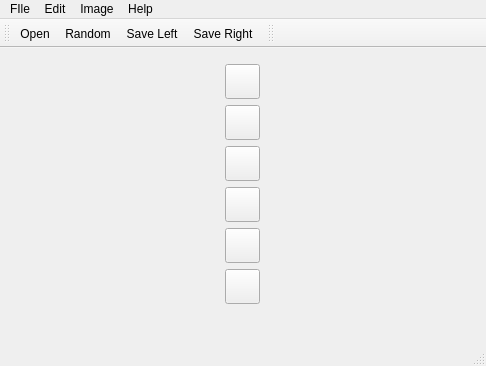
<?xml version="1.0" encoding="UTF-8"?>
<ui version="4.0">
 <class>MainWindow</class>
 <widget class="QMainWindow" name="MainWindow">
  <property name="geometry">
   <rect>
    <x>0</x>
    <y>0</y>
    <width>486</width>
    <height>366</height>
   </rect>
  </property>
  <property name="sizePolicy">
   <sizepolicy hsizetype="Minimum" vsizetype="Minimum">
    <horstretch>0</horstretch>
    <verstretch>0</verstretch>
   </sizepolicy>
  </property>
  <property name="minimumSize">
   <size>
    <width>0</width>
    <height>0</height>
   </size>
  </property>
  <property name="maximumSize">
   <size>
    <width>6000</width>
    <height>3590</height>
   </size>
  </property>
  <property name="windowTitle">
   <string>Piecasso</string>
  </property>
  <widget class="QWidget" name="centralWidget">
   <property name="sizePolicy">
    <sizepolicy hsizetype="Maximum" vsizetype="Maximum">
     <horstretch>0</horstretch>
     <verstretch>0</verstretch>
    </sizepolicy>
   </property>
   <layout class="QVBoxLayout" name="verticalLayout">
    <item>
     <layout class="QHBoxLayout" name="horizontalLayout">
      <property name="sizeConstraint">
       <enum>QLayout::SetDefaultConstraint</enum>
      </property>
      <item alignment="Qt::AlignHCenter|Qt::AlignTop">
       <widget class="QWidget" name="widget" native="true">
        <property name="sizePolicy">
         <sizepolicy hsizetype="Minimum" vsizetype="Minimum">
          <horstretch>0</horstretch>
          <verstretch>0</verstretch>
         </sizepolicy>
        </property>
        <property name="minimumSize">
         <size>
          <width>45</width>
          <height>256</height>
         </size>
        </property>
        <property name="maximumSize">
         <size>
          <width>45</width>
          <height>256</height>
         </size>
        </property>
        <layout class="QGridLayout" name="gridLayout">
         <property name="leftMargin">
          <number>5</number>
         </property>
         <property name="topMargin">
          <number>5</number>
         </property>
         <property name="rightMargin">
          <number>5</number>
         </property>
         <property name="bottomMargin">
          <number>5</number>
         </property>
         <property name="spacing">
          <number>6</number>
         </property>
         <item row="7" column="0">
          <widget class="QPushButton" name="polylineButton">
           <property name="minimumSize">
            <size>
             <width>35</width>
             <height>35</height>
            </size>
           </property>
           <property name="maximumSize">
            <size>
             <width>35</width>
             <height>35</height>
            </size>
           </property>
           <property name="text">
            <string/>
           </property>
           <property name="icon">
            <iconset>
             <normaloff>images/layer-shape-polyline.png</normaloff>images/layer-shape-polyline.png</iconset>
           </property>
           <property name="checkable">
            <bool>true</bool>
           </property>
          </widget>
         </item>
         <item row="8" column="0" alignment="Qt::AlignTop">
          <widget class="QPushButton" name="polygonButton">
           <property name="minimumSize">
            <size>
             <width>35</width>
             <height>35</height>
            </size>
           </property>
           <property name="maximumSize">
            <size>
             <width>35</width>
             <height>35</height>
            </size>
           </property>
           <property name="text">
            <string/>
           </property>
           <property name="icon">
            <iconset>
             <normaloff>images/layer-shape-polygon.png</normaloff>images/layer-shape-polygon.png</iconset>
           </property>
           <property name="checkable">
            <bool>true</bool>
           </property>
          </widget>
         </item>
         <item row="6" column="0">
          <widget class="QPushButton" name="lineButton">
           <property name="minimumSize">
            <size>
             <width>35</width>
             <height>35</height>
            </size>
           </property>
           <property name="maximumSize">
            <size>
             <width>35</width>
             <height>35</height>
            </size>
           </property>
           <property name="text">
            <string/>
           </property>
           <property name="icon">
            <iconset>
             <normaloff>images/layer-shape-line.png</normaloff>images/layer-shape-line.png</iconset>
           </property>
           <property name="checkable">
            <bool>true</bool>
           </property>
          </widget>
         </item>
         <item row="0" column="0" alignment="Qt::AlignLeft">
          <widget class="QPushButton" name="penButton">
           <property name="sizePolicy">
            <sizepolicy hsizetype="Fixed" vsizetype="Fixed">
             <horstretch>0</horstretch>
             <verstretch>0</verstretch>
            </sizepolicy>
           </property>
           <property name="minimumSize">
            <size>
             <width>35</width>
             <height>35</height>
            </size>
           </property>
           <property name="maximumSize">
            <size>
             <width>35</width>
             <height>35</height>
            </size>
           </property>
           <property name="text">
            <string/>
           </property>
           <property name="icon">
            <iconset>
             <normaloff>images/pencil.png</normaloff>images/pencil.png</iconset>
           </property>
           <property name="checkable">
            <bool>true</bool>
           </property>
          </widget>
         </item>
         <item row="1" column="0">
          <widget class="QPushButton" name="eraserButton">
           <property name="sizePolicy">
            <sizepolicy hsizetype="Fixed" vsizetype="Fixed">
             <horstretch>0</horstretch>
             <verstretch>0</verstretch>
            </sizepolicy>
           </property>
           <property name="minimumSize">
            <size>
             <width>35</width>
             <height>35</height>
            </size>
           </property>
           <property name="maximumSize">
            <size>
             <width>35</width>
             <height>35</height>
            </size>
           </property>
           <property name="text">
            <string/>
           </property>
           <property name="icon">
            <iconset>
             <normaloff>images/eraser.png</normaloff>images/eraser.png</iconset>
           </property>
           <property name="checkable">
            <bool>true</bool>
           </property>
          </widget>
         </item>
         <item row="5" column="0">
          <widget class="QPushButton" name="clearButton">
           <property name="sizePolicy">
            <sizepolicy hsizetype="Fixed" vsizetype="Fixed">
             <horstretch>0</horstretch>
             <verstretch>0</verstretch>
            </sizepolicy>
           </property>
           <property name="minimumSize">
            <size>
             <width>35</width>
             <height>35</height>
            </size>
           </property>
           <property name="maximumSize">
            <size>
             <width>35</width>
             <height>35</height>
            </size>
           </property>
           <property name="text">
            <string/>
           </property>
           <property name="icon">
            <iconset>
             <normaloff>images/broom.png</normaloff>images/broom.png</iconset>
           </property>
          </widget>
         </item>
        </layout>
       </widget>
      </item>
     </layout>
    </item>
   </layout>
  </widget>
  <widget class="QMenuBar" name="menuBar">
   <property name="geometry">
    <rect>
     <x>0</x>
     <y>0</y>
     <width>486</width>
     <height>23</height>
    </rect>
   </property>
   <widget class="QMenu" name="menuFIle">
    <property name="title">
     <string>FIle</string>
    </property>
    <addaction name="actionNewImage"/>
    <addaction name="actionOpenImage"/>
    <addaction name="actionSaveImage"/>
   </widget>
   <widget class="QMenu" name="menuEdit">
    <property name="title">
     <string>Edit</string>
    </property>
    <addaction name="actionCopy"/>
    <addaction name="separator"/>
   </widget>
   <widget class="QMenu" name="menuImage">
    <property name="title">
     <string>Image</string>
    </property>
    <addaction name="actionInvertColors"/>
    <addaction name="separator"/>
    <addaction name="actionFlipHorizontal"/>
    <addaction name="actionFlipVertical"/>
   </widget>
   <widget class="QMenu" name="menuHelp">
    <property name="title">
     <string>Help</string>
    </property>
   </widget>
   <addaction name="menuFIle"/>
   <addaction name="menuEdit"/>
   <addaction name="menuImage"/>
   <addaction name="menuHelp"/>
  </widget>
  <widget class="QStatusBar" name="statusBar"/>
  <widget class="QToolBar" name="fileToolbar">
   <property name="windowTitle">
    <string>toolBar</string>
   </property>
   <property name="autoFillBackground">
    <bool>false</bool>
   </property>
   <property name="iconSize">
    <size>
     <width>25</width>
     <height>25</height>
    </size>
   </property>
   <property name="toolButtonStyle">
    <enum>Qt::ToolButtonTextBesideIcon</enum>
   </property>
   <attribute name="toolBarArea">
    <enum>TopToolBarArea</enum>
   </attribute>
   <attribute name="toolBarBreak">
    <bool>false</bool>
   </attribute>
   <addaction name="actionOpenImage"/>
   <addaction name="actionRandomSketch"/>
   <addaction name="actionSaveImage"/>
   <addaction name="actionSaveGenerated"/>
  </widget>
  <widget class="QToolBar" name="drawingToolbar">
   <property name="windowTitle">
    <string>toolBar</string>
   </property>
   <property name="iconSize">
    <size>
     <width>16</width>
     <height>16</height>
    </size>
   </property>
   <attribute name="toolBarArea">
    <enum>TopToolBarArea</enum>
   </attribute>
   <attribute name="toolBarBreak">
    <bool>false</bool>
   </attribute>
  </widget>
  <action name="actionCopy">
   <property name="text">
    <string>Copy</string>
   </property>
   <property name="shortcut">
    <string>Ctrl+C</string>
   </property>
  </action>
  <action name="actionClearImage">
   <property name="text">
    <string>Clear Image</string>
   </property>
  </action>
  <action name="actionOpenImage">
   <property name="icon">
    <iconset>
     <normaloff>images/blue-folder-open-image.png</normaloff>images/blue-folder-open-image.png</iconset>
   </property>
   <property name="text">
    <string>Open</string>
   </property>
  </action>
  <action name="actionSaveImage">
   <property name="icon">
    <iconset>
     <normaloff>images/disk.png</normaloff>images/disk.png</iconset>
   </property>
   <property name="text">
    <string>Save Left</string>
   </property>
  </action>
  <action name="actionInvertColors">
   <property name="text">
    <string>Invert Colors</string>
   </property>
  </action>
  <action name="actionFlipHorizontal">
   <property name="text">
    <string>Flip Horizontal</string>
   </property>
  </action>
  <action name="actionFlipVertical">
   <property name="text">
    <string>Flip Vertical</string>
   </property>
  </action>
  <action name="actionNewImage">
   <property name="icon">
    <iconset>
     <normaloff>images/document-image.png</normaloff>images/document-image.png</iconset>
   </property>
   <property name="text">
    <string>New Image</string>
   </property>
  </action>
  <action name="actionBold">
   <property name="checkable">
    <bool>true</bool>
   </property>
   <property name="icon">
    <iconset>
     <normaloff>images/edit-bold.png</normaloff>images/edit-bold.png</iconset>
   </property>
   <property name="text">
    <string>Bold</string>
   </property>
   <property name="shortcut">
    <string>Ctrl+B</string>
   </property>
  </action>
  <action name="actionItalic">
   <property name="checkable">
    <bool>true</bool>
   </property>
   <property name="icon">
    <iconset>
     <normaloff>images/edit-italic.png</normaloff>images/edit-italic.png</iconset>
   </property>
   <property name="text">
    <string>Italic</string>
   </property>
   <property name="shortcut">
    <string>Ctrl+I</string>
   </property>
  </action>
  <action name="actionUnderline">
   <property name="checkable">
    <bool>true</bool>
   </property>
   <property name="icon">
    <iconset>
     <normaloff>images/edit-underline.png</normaloff>images/edit-underline.png</iconset>
   </property>
   <property name="text">
    <string>Underline</string>
   </property>
  </action>
  <action name="actionFillShapes">
   <property name="checkable">
    <bool>true</bool>
   </property>
   <property name="icon">
    <iconset>
     <normaloff>images/paint-can-color.png</normaloff>images/paint-can-color.png</iconset>
   </property>
   <property name="text">
    <string>Fill Shapes?</string>
   </property>
  </action>
  <action name="actionSaveGenerated">
   <property name="icon">
    <iconset>
     <normaloff>images/disk.png</normaloff>images/disk.png</iconset>
   </property>
   <property name="text">
    <string>Save Right</string>
   </property>
  </action>
  <action name="actionRandomSketch">
   <property name="icon">
    <iconset>
     <normaloff>images/cake.png</normaloff>images/cake.png</iconset>
   </property>
   <property name="text">
    <string>Random</string>
   </property>
  </action>
 </widget>
 <layoutdefault spacing="6" margin="11"/>
 <resources/>
 <connections/>
</ui>
